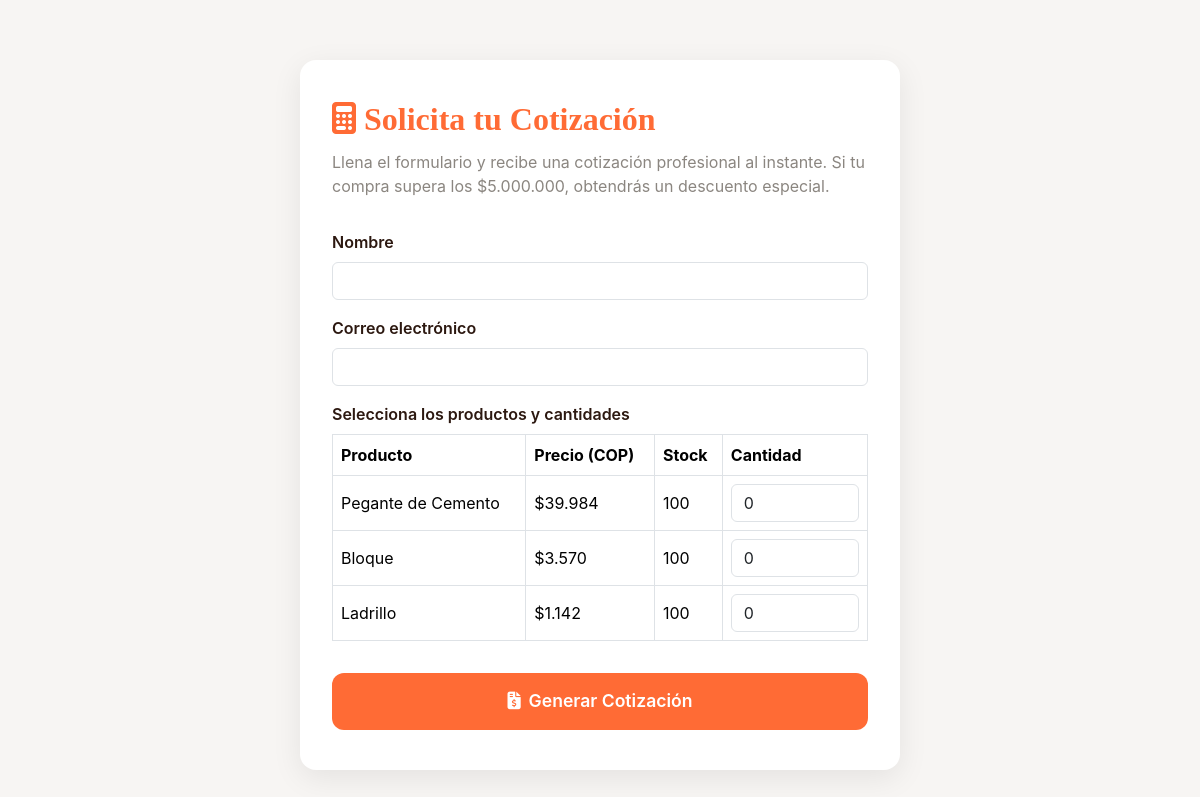
Screenshot of /cotizar/ with the database file from the repository.
### app/models/productos.py (models this page shows, shortened)
class Producto(db.Model):
    id = db.Column(db.Integer, primary_key=True)
    nombre = db.Column(db.String(100), nullable=False)
    descripcion = db.Column(db.String(255), nullable=False)
    categoria = db.Column(db.String(50), nullable=False)
    precio = db.Column(db.Float, nullable=False)
    imagen = db.Column(db.String(255))
    presentacion = db.Column(db.String(100))
    marca = db.Column(db.String(100))
    destacado = db.Column(db.Boolean, default=False)
    stock = db.Column(db.Integer, nullable=False, default=0)  # Nuevo campo para el stock

### app/routes/cotizar.py (the view, shortened to what this page needs)
@bp.route('/', methods=['GET', 'POST'])
def cotizar():
    from app.models.productos import Producto
    productos = Producto.query.filter(Producto.stock > 0).all()
    cotizacion = None
    return render_template('cotizar.html', cotizacion=session.get('cotizacion'), productos=productos)

### app/templates/cotizar.html (shortened to what this page needs)
<!DOCTYPE html>
<html lang="es">
<head>
    <link href="https://cdn.jsdelivr.net/npm/bootstrap@5.3.2/dist/css/bootstrap.min.css" rel="stylesheet">
    <link rel="stylesheet" href="https://cdnjs.cloudflare.com/ajax/libs/font-awesome/6.4.0/css/all.min.css">
</head>
<body>
    <div class="cotizar-container">
        <h1 class="cotizar-title"><i class="fas fa-calculator me-2"></i>Solicita tu Cotización</h1>
        <p class="cotizar-subtitle">Llena el formulario y recibe una cotización profesional al instante. Si tu compra supera los $5.000.000, obtendrás un descuento especial.</p>
        <form method="post">
            <div class="mb-3">
                <label for="nombre" class="form-label">Nombre</label>
                <input type="text" class="form-control" id="nombre" name="nombre" required>
            </div>
            <div class="mb-3">
                <label for="correo" class="form-label">Correo electrónico</label>
                <input type="email" class="form-control" id="correo" name="correo" required>
            </div>
            <div class="mb-3">
                <label class="form-label">Selecciona los productos y cantidades</label>
                <div class="table-responsive">
                    <table class="table table-bordered align-middle">
                        <thead>
                            <tr>
                                <th>Producto</th>
                                <th>Precio (COP)</th>
                                <th>Stock</th>
                                <th>Cantidad</th>
                            </tr>
                        </thead>
                        <tbody>
                        {% for producto in productos %}
                        <tr>
                            <td>{{ producto.nombre }}</td>
                            <td>${{ producto.precio|int|comma }}</td>
                            <td>{{ producto.stock }}</td>
                            <td>
                                <input type="number" min="0" max="{{ producto.stock }}" name="cantidad_{{ producto.id }}" class="form-control" value="0">
                            </td>
                        </tr>
                        {% endfor %}
                        </tbody>
                    </table>
                </div>
            </div>
            <button type="submit" class="btn btn-cotizar w-100"><i class="fas fa-file-invoice-dollar me-2"></i>Generar Cotización</button>
        </form>
    </div>
</body>
</html>

### app/templates/cotizar.html (style rules this page uses)
body { background: #f7f5f3; font-family: 'Inter', sans-serif; }
.cotizar-container { max-width: 600px; margin: 60px auto; background: #fff; border-radius: 16px; box-shadow: 0 8px 30px rgba(0,0,0,0.08); padding: 40px 32px; }
.cotizar-title { font-family: 'Playfair Display', serif; font-size: 2rem; font-weight: 700; color: #FF6B35; margin-bottom: 12px; }
.cotizar-subtitle { color: #8B8680; margin-bottom: 32px; }
.form-label { font-weight: 600; color: #2C1810; }
.btn-cotizar { background: #FF6B35; color: #fff; font-weight: 600; border-radius: 12px; padding: 14px 0; font-size: 1.1rem; }

### rows the page displays
Producto: nombre "Pegante de Cemento", precio|comma "39.984", stock "100"
Producto: nombre "Bloque", precio|comma "3.570", stock "100"
Producto: nombre "Ladrillo", precio|comma "1.142", stock "100"
